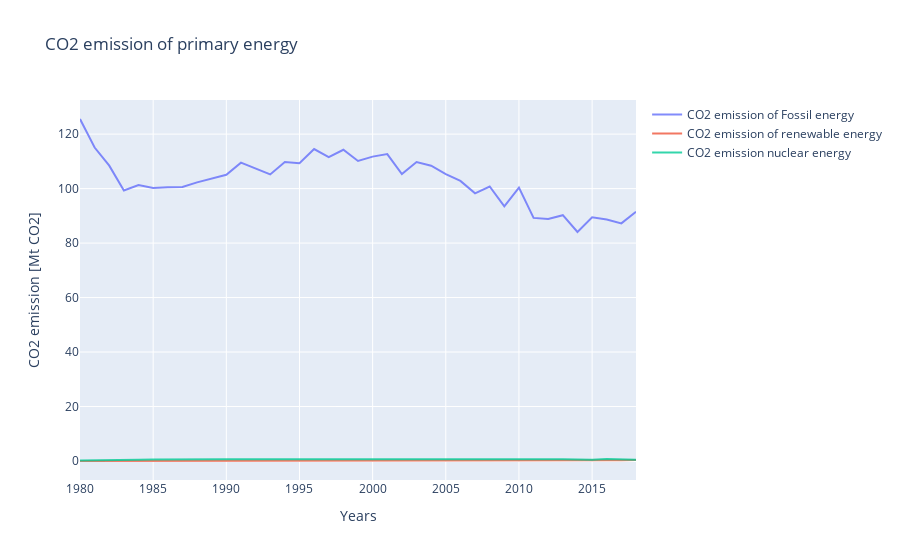

This figure's notebook cell:
### Code cell
fig = go.Figure()
fig.add_trace(go.Scatter(
                x=bel_emi['Years'],
                y=bel_emi['CO2 fossil'],
                name="CO2 emission of Fossil energy",
                opacity=0.8))

fig.add_trace(go.Scatter(
                x=bel_emi['Years'],
                y=bel_emi['CO2 renewable'],
                name="CO2 emission of renewable energy",
                opacity=0.8))

fig.add_trace(go.Scatter(
                x=bel_emi['Years'],
                y=bel_emi['CO2 nuclear'],
                name="CO2 emission nuclear energy",
                opacity=0.8))

# Use date string to set xaxis range
fig.update_layout(title_text="CO2 emission of primary energy")

fig.update_xaxes(title_text="Years")
fig.update_yaxes(title_text="CO2 emission [Mt CO2]"),

fig.show()

### Figure 1 — Plotly figure (JSON) as saved in the notebook; plotly's stock layout.template omitted (floating-point values rounded to 4 significant figures)
{"data": [{"name": "CO2 emission of Fossil energy", "opacity": 0.8, "type": "scatter", "x": [1980, 1981, 1982, 1983, 1984, 1985, 1986, 1987, 1988, 1989, 1990, 1991, 1992, 1993, 1994, 1995, 1996, 1997, 1998, 1999, 2000, 2001, 2002, 2003, 2004, 2005, 2006, 2007, 2008, 2009, 2010, 2011, 2012, 2013, 2014, 2015, 2016, 2017, 2018], "y": [125.5, 115.1, 108.4, 99.34, 101.3, 100.3, 100.5, 100.6, 102.3, 103.6, 105.1, 109.5, 107.4, 105.2, 109.8, 109.3, 114.5, 111.5, 114.2, 110.1, 111.7, 112.7, 105.3, 109.7, 108.4, 105.3, 102.8, 98.27, 100.8, 93.44, 100.3, 89.23, 88.83, 90.25, 84.06, 89.49, 88.64, 87.23, 91.5]}, {"name": "CO2 emission of renewable energy", "opacity": 0.8, "type": "scatter", "x": [1980, 1981, 1982, 1983, 1984, 1985, 1986, 1987, 1988, 1989, 1990, 1991, 1992, 1993, 1994, 1995, 1996, 1997, 1998, 1999, 2000, 2001, 2002, 2003, 2004, 2005, 2006, 2007, 2008, 2009, 2010, 2011, 2012, 2013, 2014, 2015, 2016, 2017, 2018], "y": [0, 0, 0, 0, 0, 0, 0, 0, 0, 0, 0.04135, 0.04513, 0.05328, 0.04702, 0.05457, 0.05669, 0.0553, 0.05884, 0.06899, 0.06865, 0.07835, 0.07607, 0.06922, 0.06159, 0.07567, 0.07655, 0.07937, 0.09187, 0.0904, 0.1004, 0.118, 0.147, 0.2081, 0.244, 0.2552, 0.2726, 0.276, 0.2936, 0.3326]}, {"name": "CO2 emission nuclear energy", "opacity": 0.8, "type": "scatter", "x": [1980, 1981, 1982, 1983, 1984, 1985, 1986, 1987, 1988, 1989, 1990, 1991, 1992, 1993, 1994, 1995, 1996, 1997, 1998, 1999, 2000, 2001, 2002, 2003, 2004, 2005, 2006, 2007, 2008, 2009, 2010, 2011, 2012, 2013, 2014, 2015, 2016, 2017, 2018], "y": [0.1905, 0.1955, 0.236, 0.3653, 0.4217, 0.5231, 0.5968, 0.6362, 0.6542, 0.6247, 0.6836, 0.6858, 0.6953, 0.6708, 0.65, 0.6617, 0.6934, 0.7585, 0.7386, 0.7843, 0.7705, 0.7416, 0.7578, 0.7581, 0.757, 0.7615, 0.7463, 0.7716, 0.7291, 0.7556, 0.7671, 0.7717, 0.6447, 0.6823, 0.5392, 0.4176, 0.6964, 0.6756, 0.4576]}], "layout": {"title": {"text": "CO2 emission of primary energy"}, "xaxis": {"title": {"text": "Years"}}, "yaxis": {"title": {"text": "CO2 emission [Mt CO2]"}}}}
